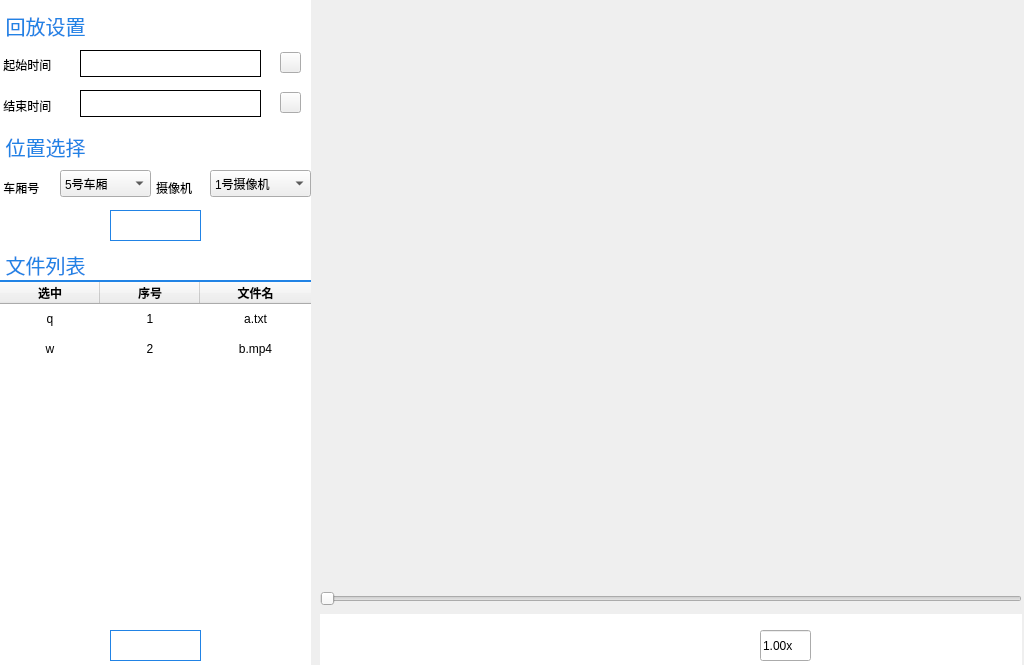
<?xml version="1.0" encoding="UTF-8"?>
<ui version="4.0">
 <class>recplaybackofcarriages</class>
 <widget class="QWidget" name="recplaybackofcarriages">
  <property name="geometry">
   <rect>
    <x>0</x>
    <y>0</y>
    <width>1024</width>
    <height>665</height>
   </rect>
  </property>
  <property name="windowTitle">
   <string>Form</string>
  </property>
  <widget class="QLabel" name="label_2">
   <property name="geometry">
    <rect>
     <x>0</x>
     <y>0</y>
     <width>311</width>
     <height>51</height>
    </rect>
   </property>
   <property name="font">
    <font>
     <pointsize>15</pointsize>
    </font>
   </property>
   <property name="styleSheet">
    <string notr="true"> #label_2 { 
	color: rgb(33, 131, 229);
    background-color: rgb(255, 255, 255);
  } 
 #label_2 * { 
     background-color:; 
 }</string>
   </property>
   <property name="text">
    <string> 回放设置</string>
   </property>
  </widget>
  <widget class="QLabel" name="label_3">
   <property name="geometry">
    <rect>
     <x>0</x>
     <y>44</y>
     <width>311</width>
     <height>41</height>
    </rect>
   </property>
   <property name="styleSheet">
    <string notr="true"> #label_3 { 
	color: rgb(0, 0, 0);
    background-color: rgb(255, 255, 255);
  } 
 #label_3 * { 
     background-color:; 
 }</string>
   </property>
   <property name="text">
    <string> 起始时间</string>
   </property>
  </widget>
  <widget class="QLabel" name="label_4">
   <property name="geometry">
    <rect>
     <x>0</x>
     <y>85</y>
     <width>311</width>
     <height>41</height>
    </rect>
   </property>
   <property name="styleSheet">
    <string notr="true"> #label_4 { 
	color: rgb(0, 0, 0);
    background-color: rgb(255, 255, 255);
  } 
 #label_4 * { 
     background-color:; 
 }</string>
   </property>
   <property name="text">
    <string> 结束时间</string>
   </property>
  </widget>
  <widget class="QLabel" name="label_5">
   <property name="geometry">
    <rect>
     <x>0</x>
     <y>126</y>
     <width>311</width>
     <height>41</height>
    </rect>
   </property>
   <property name="font">
    <font>
     <pointsize>15</pointsize>
    </font>
   </property>
   <property name="styleSheet">
    <string notr="true"> #label_5 { 
	color: rgb(33, 131, 229);
    background-color: rgb(255, 255, 255);
  } 
 #label_5 * { 
     background-color:; 
 }</string>
   </property>
   <property name="text">
    <string> 位置选择</string>
   </property>
  </widget>
  <widget class="QLabel" name="label_6">
   <property name="geometry">
    <rect>
     <x>0</x>
     <y>167</y>
     <width>156</width>
     <height>41</height>
    </rect>
   </property>
   <property name="styleSheet">
    <string notr="true"> #label_6 { 
	color: rgb(0, 0, 0);
    background-color: rgb(255, 255, 255);
  } 
 #label_6 * { 
     background-color:; 
 }</string>
   </property>
   <property name="text">
    <string> 车厢号</string>
   </property>
  </widget>
  <widget class="QLabel" name="label_7">
   <property name="geometry">
    <rect>
     <x>156</x>
     <y>167</y>
     <width>155</width>
     <height>41</height>
    </rect>
   </property>
   <property name="styleSheet">
    <string notr="true"> #label_7 { 
	color: rgb(0, 0, 0);
    background-color: rgb(255, 255, 255);
  } 
 #label_7 * { 
     background-color:; 
 }</string>
   </property>
   <property name="text">
    <string>摄像机</string>
   </property>
  </widget>
  <widget class="QLabel" name="label_8">
   <property name="geometry">
    <rect>
     <x>0</x>
     <y>208</y>
     <width>311</width>
     <height>41</height>
    </rect>
   </property>
   <property name="font">
    <font>
     <pointsize>15</pointsize>
    </font>
   </property>
   <property name="styleSheet">
    <string notr="true"> #label_8 { 
    background-color: rgb(255, 255, 255);
  } 
 #label_8 * { 
     background-color:; 
 }</string>
   </property>
   <property name="text">
    <string/>
   </property>
  </widget>
  <widget class="mypushbutton" name="pushButton_7">
   <property name="geometry">
    <rect>
     <x>110</x>
     <y>210</y>
     <width>91</width>
     <height>31</height>
    </rect>
   </property>
   <property name="styleSheet">
    <string notr="true">color: rgb(255, 255, 255);
background-image: url(:/res/anniubk.png);
border-color: rgb(33, 131, 229);
border-width: 1px;
border-style: solid;</string>
   </property>
   <property name="text">
    <string>查询</string>
   </property>
  </widget>
  <widget class="QLabel" name="label_9">
   <property name="geometry">
    <rect>
     <x>0</x>
     <y>249</y>
     <width>311</width>
     <height>31</height>
    </rect>
   </property>
   <property name="font">
    <font>
     <pointsize>15</pointsize>
    </font>
   </property>
   <property name="styleSheet">
    <string notr="true"> #label_9 { 
	color: rgb(33, 131, 229);
    background-color: rgb(255, 255, 255);
  } 
 #label_9 * { 
     background-color:; 
 }</string>
   </property>
   <property name="text">
    <string> 文件列表</string>
   </property>
  </widget>
  <widget class="Line" name="line_3">
   <property name="geometry">
    <rect>
     <x>0</x>
     <y>280</y>
     <width>311</width>
     <height>2</height>
    </rect>
   </property>
   <property name="styleSheet">
    <string notr="true">border-top: 1px solid  rgb(33, 131, 229); 
background-color: rgb(33, 131, 229); </string>
   </property>
   <property name="orientation">
    <enum>Qt::Horizontal</enum>
   </property>
  </widget>
  <widget class="QLabel" name="label_10">
   <property name="geometry">
    <rect>
     <x>0</x>
     <y>282</y>
     <width>311</width>
     <height>341</height>
    </rect>
   </property>
   <property name="font">
    <font>
     <pointsize>15</pointsize>
    </font>
   </property>
   <property name="styleSheet">
    <string notr="true"> #label_10 { 
    background-color: rgb(255, 255, 255);
  } 
 #label_10 * { 
     background-color:; 
 }</string>
   </property>
   <property name="text">
    <string/>
   </property>
  </widget>
  <widget class="QLabel" name="label_11">
   <property name="geometry">
    <rect>
     <x>0</x>
     <y>623</y>
     <width>311</width>
     <height>45</height>
    </rect>
   </property>
   <property name="font">
    <font>
     <pointsize>15</pointsize>
    </font>
   </property>
   <property name="styleSheet">
    <string notr="true"> #label_11 { 
    background-color: rgb(255, 255, 255);
  } 
 #label_11 * { 
     background-color:; 
 }</string>
   </property>
   <property name="text">
    <string/>
   </property>
  </widget>
  <widget class="QPushButton" name="pushButton_8">
   <property name="geometry">
    <rect>
     <x>110</x>
     <y>630</y>
     <width>91</width>
     <height>31</height>
    </rect>
   </property>
   <property name="styleSheet">
    <string notr="true">color: rgb(255, 255, 255);
background-image: url(:/res/anniubk.png);
border-color: rgb(33, 131, 229);
border-width: 1px;
border-style: solid;</string>
   </property>
   <property name="text">
    <string>视频下载</string>
   </property>
  </widget>
  <widget class="QLabel" name="label_12">
   <property name="geometry">
    <rect>
     <x>320</x>
     <y>8</y>
     <width>698</width>
     <height>571</height>
    </rect>
   </property>
   <property name="styleSheet">
    <string notr="true">color: rgb(255, 255, 255);
background-image: url(:/res/playerbk.png);</string>
   </property>
   <property name="text">
    <string/>
   </property>
  </widget>
  <widget class="QSlider" name="horizontalSlider">
   <property name="geometry">
    <rect>
     <x>320</x>
     <y>584</y>
     <width>702</width>
     <height>29</height>
    </rect>
   </property>
   <property name="orientation">
    <enum>Qt::Horizontal</enum>
   </property>
  </widget>
  <widget class="QLabel" name="label_13">
   <property name="geometry">
    <rect>
     <x>320</x>
     <y>614</y>
     <width>702</width>
     <height>54</height>
    </rect>
   </property>
   <property name="font">
    <font>
     <pointsize>15</pointsize>
    </font>
   </property>
   <property name="styleSheet">
    <string notr="true"> #label_13 { 
    background-color: rgb(255, 255, 255);
  } 
 #label_13 * { 
     background-color:; 
 }</string>
   </property>
   <property name="text">
    <string/>
   </property>
  </widget>
  <widget class="QPushButton" name="pushButton_9">
   <property name="geometry">
    <rect>
     <x>450</x>
     <y>623</y>
     <width>41</width>
     <height>41</height>
    </rect>
   </property>
   <property name="text">
    <string/>
   </property>
   <property name="icon">
    <iconset resource="c3client.qrc">
     <normaloff>:/res/play_nor.png</normaloff>:/res/play_nor.png</iconset>
   </property>
   <property name="iconSize">
    <size>
     <width>41</width>
     <height>41</height>
    </size>
   </property>
   <property name="flat">
    <bool>true</bool>
   </property>
  </widget>
  <widget class="QPushButton" name="pushButton_10">
   <property name="geometry">
    <rect>
     <x>500</x>
     <y>624</y>
     <width>41</width>
     <height>41</height>
    </rect>
   </property>
   <property name="text">
    <string/>
   </property>
   <property name="icon">
    <iconset resource="c3client.qrc">
     <normaloff>:/res/pause_nor.png</normaloff>:/res/pause_nor.png</iconset>
   </property>
   <property name="iconSize">
    <size>
     <width>41</width>
     <height>41</height>
    </size>
   </property>
   <property name="flat">
    <bool>true</bool>
   </property>
  </widget>
  <widget class="QPushButton" name="pushButton_11">
   <property name="geometry">
    <rect>
     <x>550</x>
     <y>624</y>
     <width>41</width>
     <height>41</height>
    </rect>
   </property>
   <property name="text">
    <string/>
   </property>
   <property name="icon">
    <iconset resource="c3client.qrc">
     <normaloff>:/res/prev_nor.png</normaloff>:/res/prev_nor.png</iconset>
   </property>
   <property name="iconSize">
    <size>
     <width>41</width>
     <height>41</height>
    </size>
   </property>
   <property name="flat">
    <bool>true</bool>
   </property>
  </widget>
  <widget class="QPushButton" name="pushButton_12">
   <property name="geometry">
    <rect>
     <x>600</x>
     <y>624</y>
     <width>41</width>
     <height>41</height>
    </rect>
   </property>
   <property name="text">
    <string/>
   </property>
   <property name="icon">
    <iconset resource="c3client.qrc">
     <normaloff>:/res/slow_nor.png</normaloff>:/res/slow_nor.png</iconset>
   </property>
   <property name="iconSize">
    <size>
     <width>41</width>
     <height>41</height>
    </size>
   </property>
   <property name="flat">
    <bool>true</bool>
   </property>
  </widget>
  <widget class="QPushButton" name="pushButton_13">
   <property name="geometry">
    <rect>
     <x>650</x>
     <y>624</y>
     <width>41</width>
     <height>41</height>
    </rect>
   </property>
   <property name="text">
    <string/>
   </property>
   <property name="icon">
    <iconset resource="c3client.qrc">
     <normaloff>:/res/fast_nor.png</normaloff>:/res/fast_nor.png</iconset>
   </property>
   <property name="iconSize">
    <size>
     <width>41</width>
     <height>41</height>
    </size>
   </property>
   <property name="flat">
    <bool>true</bool>
   </property>
  </widget>
  <widget class="QPushButton" name="pushButton_14">
   <property name="geometry">
    <rect>
     <x>700</x>
     <y>624</y>
     <width>41</width>
     <height>41</height>
    </rect>
   </property>
   <property name="text">
    <string/>
   </property>
   <property name="icon">
    <iconset resource="c3client.qrc">
     <normaloff>:/res/next_nor.png</normaloff>:/res/next_nor.png</iconset>
   </property>
   <property name="iconSize">
    <size>
     <width>41</width>
     <height>41</height>
    </size>
   </property>
   <property name="flat">
    <bool>true</bool>
   </property>
  </widget>
  <widget class="QLineEdit" name="lineEdit">
   <property name="geometry">
    <rect>
     <x>760</x>
     <y>630</y>
     <width>51</width>
     <height>31</height>
    </rect>
   </property>
   <property name="text">
    <string>1.00x</string>
   </property>
  </widget>
  <widget class="QComboBox" name="comboBox">
   <property name="geometry">
    <rect>
     <x>60</x>
     <y>170</y>
     <width>91</width>
     <height>27</height>
    </rect>
   </property>
   <item>
    <property name="text">
     <string>5号车厢</string>
    </property>
   </item>
  </widget>
  <widget class="QComboBox" name="comboBox_2">
   <property name="geometry">
    <rect>
     <x>210</x>
     <y>170</y>
     <width>101</width>
     <height>27</height>
    </rect>
   </property>
   <item>
    <property name="text">
     <string>1号摄像机</string>
    </property>
   </item>
   <item>
    <property name="text">
     <string>2号摄像机</string>
    </property>
   </item>
   <item>
    <property name="text">
     <string>3号摄像机</string>
    </property>
   </item>
   <item>
    <property name="text">
     <string>4号摄像机</string>
    </property>
   </item>
   <item>
    <property name="text">
     <string>5号摄像机</string>
    </property>
   </item>
   <item>
    <property name="text">
     <string>6号摄像机</string>
    </property>
   </item>
  </widget>
  <widget class="QTableWidget" name="tableWidget">
   <property name="geometry">
    <rect>
     <x>0</x>
     <y>282</y>
     <width>311</width>
     <height>331</height>
    </rect>
   </property>
   <property name="styleSheet">
    <string notr="true">border-style: none;</string>
   </property>
   <property name="showGrid">
    <bool>false</bool>
   </property>
   <property name="columnCount">
    <number>3</number>
   </property>
   <attribute name="horizontalHeaderCascadingSectionResizes">
    <bool>false</bool>
   </attribute>
   <attribute name="horizontalHeaderDefaultSectionSize">
    <number>100</number>
   </attribute>
   <attribute name="horizontalHeaderShowSortIndicator" stdset="0">
    <bool>false</bool>
   </attribute>
   <attribute name="horizontalHeaderStretchLastSection">
    <bool>true</bool>
   </attribute>
   <attribute name="verticalHeaderVisible">
    <bool>false</bool>
   </attribute>
   <row>
    <property name="text">
     <string>New Row</string>
    </property>
   </row>
   <row>
    <property name="text">
     <string>New Row</string>
    </property>
   </row>
   <column>
    <property name="text">
     <string>选中</string>
    </property>
    <property name="font">
     <font>
      <weight>75</weight>
      <bold>true</bold>
     </font>
    </property>
    <property name="textAlignment">
     <set>AlignCenter</set>
    </property>
    <property name="background">
     <color>
      <red>220</red>
      <green>220</green>
      <blue>220</blue>
     </color>
    </property>
   </column>
   <column>
    <property name="text">
     <string>序号</string>
    </property>
    <property name="font">
     <font>
      <weight>75</weight>
      <bold>true</bold>
     </font>
    </property>
    <property name="textAlignment">
     <set>AlignCenter</set>
    </property>
    <property name="background">
     <color>
      <red>220</red>
      <green>220</green>
      <blue>220</blue>
     </color>
    </property>
   </column>
   <column>
    <property name="text">
     <string>文件名</string>
    </property>
    <property name="font">
     <font>
      <weight>75</weight>
      <bold>true</bold>
     </font>
    </property>
    <property name="textAlignment">
     <set>AlignCenter</set>
    </property>
    <property name="background">
     <color>
      <red>220</red>
      <green>220</green>
      <blue>220</blue>
     </color>
    </property>
   </column>
   <item row="0" column="0">
    <property name="text">
     <string>q</string>
    </property>
    <property name="textAlignment">
     <set>AlignCenter</set>
    </property>
   </item>
   <item row="0" column="1">
    <property name="text">
     <string>1</string>
    </property>
    <property name="textAlignment">
     <set>AlignCenter</set>
    </property>
   </item>
   <item row="0" column="2">
    <property name="text">
     <string>a.txt</string>
    </property>
    <property name="textAlignment">
     <set>AlignCenter</set>
    </property>
   </item>
   <item row="1" column="0">
    <property name="text">
     <string>w</string>
    </property>
    <property name="textAlignment">
     <set>AlignCenter</set>
    </property>
   </item>
   <item row="1" column="1">
    <property name="text">
     <string>2</string>
    </property>
    <property name="textAlignment">
     <set>AlignCenter</set>
    </property>
   </item>
   <item row="1" column="2">
    <property name="text">
     <string>b.mp4</string>
    </property>
    <property name="textAlignment">
     <set>AlignCenter</set>
    </property>
   </item>
  </widget>
  <widget class="mypushbutton" name="pushButton">
   <property name="geometry">
    <rect>
     <x>280</x>
     <y>52</y>
     <width>21</width>
     <height>21</height>
    </rect>
   </property>
   <property name="styleSheet">
    <string notr="true">border-image: url(:/res/time_set.png);</string>
   </property>
   <property name="text">
    <string/>
   </property>
  </widget>
  <widget class="mypushbutton" name="pushButton_2">
   <property name="geometry">
    <rect>
     <x>280</x>
     <y>92</y>
     <width>21</width>
     <height>21</height>
    </rect>
   </property>
   <property name="styleSheet">
    <string notr="true">border-image: url(:/res/time_set.png);</string>
   </property>
   <property name="text">
    <string/>
   </property>
  </widget>
  <widget class="QLabel" name="label">
   <property name="geometry">
    <rect>
     <x>80</x>
     <y>50</y>
     <width>181</width>
     <height>27</height>
    </rect>
   </property>
   <property name="styleSheet">
    <string notr="true">color: rgb(0, 0, 0);
background-color: rgb(255, 255, 255);
border-color: rgb(0, 0, 0);
border-width: 1px;
border-style: solid;</string>
   </property>
   <property name="text">
    <string/>
   </property>
  </widget>
  <widget class="QLabel" name="label_14">
   <property name="geometry">
    <rect>
     <x>80</x>
     <y>90</y>
     <width>181</width>
     <height>27</height>
    </rect>
   </property>
   <property name="styleSheet">
    <string notr="true">color: rgb(0, 0, 0);
background-color: rgb(255, 255, 255);
border-color: rgb(0, 0, 0);
border-width: 1px;
border-style: solid;</string>
   </property>
   <property name="text">
    <string/>
   </property>
  </widget>
 </widget>
 <customwidgets>
  <customwidget>
   <class>mypushbutton</class>
   <extends>QPushButton</extends>
   <header location="global">mypushbutton.h</header>
  </customwidget>
 </customwidgets>
 <resources>
  <include location="c3client.qrc"/>
 </resources>
 <connections/>
</ui>
